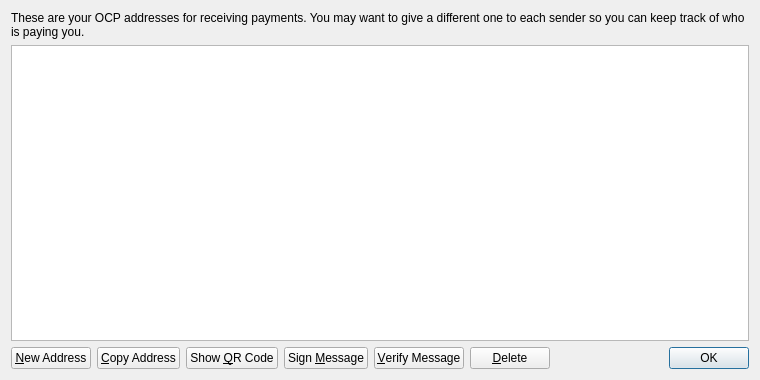
<?xml version="1.0" encoding="UTF-8"?>
<ui version="4.0">
 <class>AddressBookPage</class>
 <widget class="QWidget" name="AddressBookPage">
  <property name="geometry">
   <rect>
    <x>0</x>
    <y>0</y>
    <width>760</width>
    <height>380</height>
   </rect>
  </property>
  <property name="windowTitle">
   <string>Address Book</string>
  </property>
  <layout class="QVBoxLayout" name="verticalLayout">
   <item>
    <widget class="QLabel" name="labelExplanation">
     <property name="text">
      <string>These are your OCP addresses for receiving payments. You may want to give a different one to each sender so you can keep track of who is paying you.</string>
     </property>
     <property name="textFormat">
      <enum>Qt::PlainText</enum>
     </property>
     <property name="wordWrap">
      <bool>true</bool>
     </property>
    </widget>
   </item>
   <item>
    <widget class="QTableView" name="tableView">
     <property name="contextMenuPolicy">
      <enum>Qt::CustomContextMenu</enum>
     </property>
     <property name="toolTip">
      <string>Double-click to edit address or label</string>
     </property>
     <property name="tabKeyNavigation">
      <bool>false</bool>
     </property>
     <property name="selectionMode">
      <enum>QAbstractItemView::SingleSelection</enum>
     </property>
     <property name="selectionBehavior">
      <enum>QAbstractItemView::SelectRows</enum>
     </property>
     <property name="sortingEnabled">
      <bool>true</bool>
     </property>
     <attribute name="verticalHeaderVisible">
      <bool>false</bool>
     </attribute>
    </widget>
   </item>
   <item>
    <layout class="QHBoxLayout" name="horizontalLayout">
     <item>
      <widget class="QPushButton" name="newAddressButton">
       <property name="toolTip">
        <string>Create a new address</string>
       </property>
       <property name="text">
        <string>&amp;New Address</string>
       </property>
      </widget>
     </item>
     <item>
      <widget class="QPushButton" name="copyToClipboard">
       <property name="toolTip">
        <string>Copy the currently selected address to the system clipboard</string>
       </property>
       <property name="text">
        <string>&amp;Copy Address</string>
       </property>
      </widget>
     </item>
     <item>
      <widget class="QPushButton" name="showQRCode">
       <property name="text">
        <string>Show &amp;QR Code</string>
       </property>
      </widget>
     </item>
     <item>
      <widget class="QPushButton" name="signMessage">
       <property name="toolTip">
        <string>Sign a message to prove you own a OCP address</string>
       </property>
       <property name="text">
        <string>Sign &amp;Message</string>
       </property>
      </widget>
     </item>
     <item>
      <widget class="QPushButton" name="verifyMessage">
       <property name="toolTip">
        <string>Verify a message to ensure it was signed with a specified OCP address</string>
       </property>
       <property name="text">
        <string>&amp;Verify Message</string>
       </property>
      </widget>
     </item>
     <item>
      <widget class="QPushButton" name="deleteButton">
       <property name="toolTip">
        <string>Delete the currently selected address from the list</string>
       </property>
       <property name="text">
        <string>&amp;Delete</string>
       </property>
      </widget>
     </item>
     <item>
      <spacer name="horizontalSpacer">
       <property name="orientation">
        <enum>Qt::Horizontal</enum>
       </property>
       <property name="sizeHint" stdset="0">
        <size>
         <width>40</width>
         <height>20</height>
        </size>
       </property>
      </spacer>
     </item>
     <item>
      <widget class="QDialogButtonBox" name="buttonBox">
       <property name="sizePolicy">
        <sizepolicy hsizetype="Maximum" vsizetype="Fixed">
         <horstretch>0</horstretch>
         <verstretch>0</verstretch>
        </sizepolicy>
       </property>
       <property name="standardButtons">
        <set>QDialogButtonBox::Ok</set>
       </property>
      </widget>
     </item>
    </layout>
   </item>
  </layout>
 </widget>
 <resources>
  <include location="../bitcoin.qrc"/>
 </resources>
 <connections/>
</ui>
